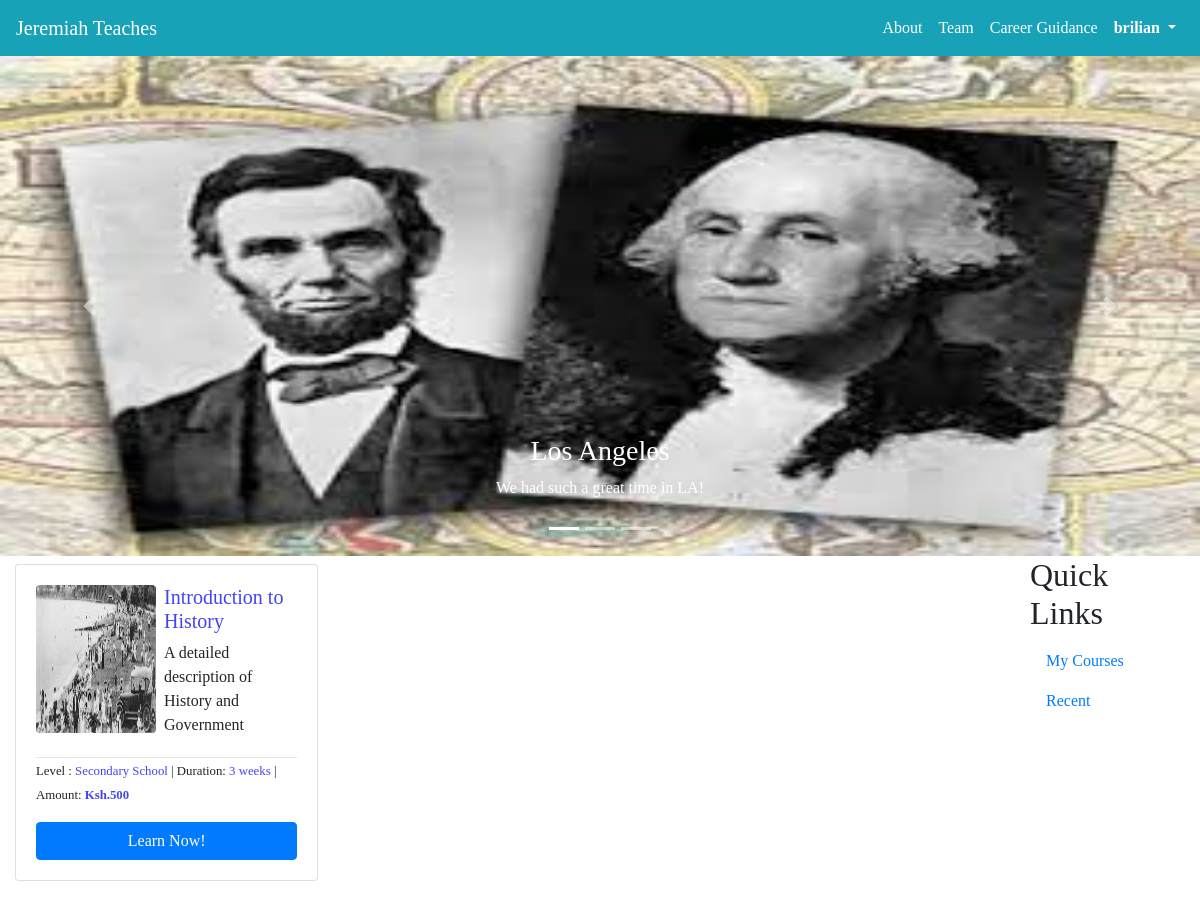
The app's page / (signed in) with its own data.
### core/models.py (models this page shows, shortened)
class Course(models.Model):
    name = models.CharField(max_length = 100)
    description = models.TextField()
    level = models.CharField(max_length = 100)
    duration = models.IntegerField()
    amount = models.IntegerField(default = 500)
    image = models.ImageField(upload_to='CourseImage')
    class Meta:
        verbose_name = 'course'
        verbose_name_plural = 'courses'

### core/views.py (the view)
# urls.py: path('', views.home, name='home'),
def home(request):
    courses = Course.objects.all()
    return render(request, 'index.html', {'courses':courses})

### core/templates/index.html (shortened to what this page needs)
<!DOCTYPE html>
<html lang="en">
{% load static %}
<head>
    <link rel="stylesheet" href="https://maxcdn.bootstrapcdn.com/bootstrap/4.0.0/css/bootstrap.min.css"
>
    <link rel="stylesheet" href="{% static 'css/main.css'%}">
</head>
<body>
    <nav class="navbar navbar-expand-md bg-info text-white w3-card-4 navbar-dark">
        <a class="navbar-brand" href="#">Jeremiah Teaches</a>
        <div class="collapse navbar-collapse" id="collapsibleNavbar">
            <ul class="navbar-nav ml-auto">
                <li class="nav-item "><a class="text-white nav-link " href="#">About</a></li>
                <li class="nav-item "><a class="text-white nav-link " href="#">Team</a></li>
                <li class="nav-item "><a class="text-white nav-link " href=" #">Career Guidance</a></li>
                <li class="nav-item dropdown">
                    {% if user.is_authenticated %}
                    <a class="nav-link text-white dropdown-toggle" href="#" id="navbardrop" data-toggle="dropdown">
                        <b>{{ request.user.username}}</b>
                    </a>
                    {% else %}
                    <a class="nav-link dropdown-tggle" href="#" id="navbardop" data-toggle="drdown">
                        login | Signup</a>
                    {%endif %}
                </li>
            </ul>
        </div>
    </nav>
    <section>
        <div id="demo" class="carousel slide" data-ride="carousel">
            <ul class="carousel-indicators">
                <li data-target="#demo" data-slide-to="0" class="active"></li>
                <li data-target="#demo" data-slide-to="1"></li>
                <li data-target="#demo" data-slide-to="2"></li>
            </ul>
            <div class="carousel-inner">
                <div class="carousel-item active">
                    <img src="{% static 'images/images.jpeg'%}" alt="Los Angeles" width="100%" height="500">
                    <div class="carousel-caption">
                        <h3>Los Angeles</h3>
                        <p>We had such a great time in LA!</p>
                    </div>
                </div>
            </div>
            <a class="carousel-control-prev" href="#demo" data-slide="prev">
                <span class="carousel-control-prev-icon"></span>
            </a>
            <a class="carousel-control-next" href="#demo" data-slide="next">
                <span class="carousel-control-next-icon"></span>
            </a>
        </div>
    </section>
    <section>
        <div class="container-fluid">
            <div class="row">
                <div class="col-sm-12 col-md-12 col-lg-10">
                    <div class=" row">
                        {% for course in courses %}
                        <div class="col-md-6 col-xs-6 col-lg-4 ">
                            <div class="card mr-0 mb-3 mt-2">
                                <div class="card-body">
                                    <div class="media ">
                                        <img src="{% static 'images/image3.jpeg'%}" alt="John Doe"
                                            class="rounded mr-2 ml-0 mt-0 " style="width:120px;height:148px">
                                        <div class="media-body mr-0">
                                            <h5 class="card-details">{{course.name}}</h5>
                                            <p>{{course.description}}</p>
                                        </div>
                                    </div>
                                    <hr>
                                    <p><small>Level : <span class="card-details">{{course.level}}</span> | Duration:
                                            <span class="card-details">{{course.duration}}
                                                weeks</span> | Amount: <span
                                                class="card-details"><b>Ksh.{{course.amount}}</b></span></small>
                                    </p>
                                    <a type="button" class="btn btn-primary text-white btn-block"
                                        href="{% url 'course_detail' pk=course.pk %}">Learn Now!</a>
                                </div>
                            </div>
                        </div>
                        {% endfor%}
                    </div>
                    <br>
                </div>
                <div class="col-sm-2 ">
                    <div class="container">
                        <h2>Quick Links</h2>
                        <ul class="nav flex-column">
                            <li class="nav-item">
                                <a class="nav-link" href="#">My Courses</a>
                            </li>
                            <li class="nav-item">
                                <a class="nav-link" href="#">Recent</a>
                            </li>
                        </ul>
                    </div>
                </div>
            </div>
        </div>
    </section>
</body>
</html>

### core/static/css/main.css (style rules this page uses)
body { font-family: Ubuntu; }
.card-details { color:rgba(56, 56, 245, 0.945); }
hr { margin-top:4px; margin-bottom: 0px; }

### records on screen
Course: name "Introduction to History", description "A detailed description of History and Government", level "Secondary School", duration "3", amount "500"

### other values on screen
{{ request.user.username }} "brilian"
